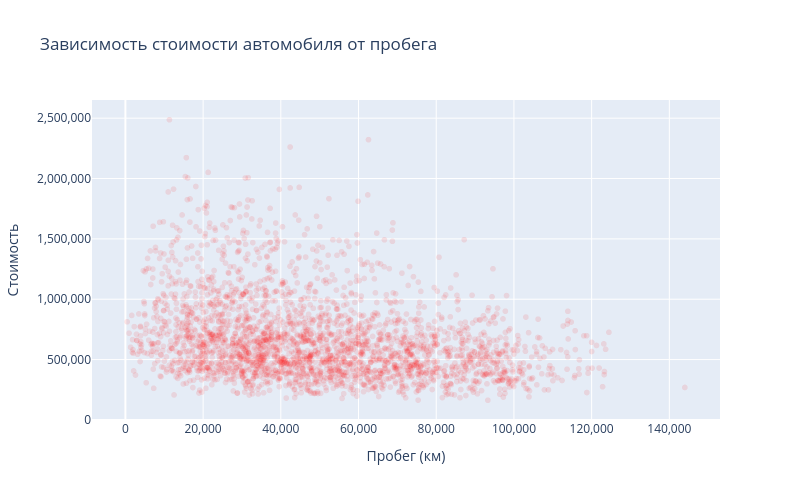

Notebook source saved alongside this figure:
### Code cell
px.scatter(
    df, x='km_driven', y='price', opacity=0.1,
    title='Зависимость стоимости автомобиля от пробега'
).update_traces(
    marker=dict(color='red', size=6),
    hovertemplate='Пробег: %{x:,.0f} км<br>Стоимость: %{y:,.0f} ₽'
).update_layout(
    xaxis_title='Пробег (км)',
    xaxis_tickformat=',.0f',
    yaxis_title='Стоимость',
    yaxis_tickformat=',.0f',
    showlegend=False, width=800, height=500
).show()

### Figure 1 — Plotly figure (JSON) as saved in the notebook; plotly's stock layout.template omitted (floating-point values rounded to 4 significant figures; data arrays with more than 128 entries replaced by an {"elided": "..."} marker saying what was removed)
{"data": [{"hovertemplate": "Пробег: %{x:,.0f} км<br>Стоимость: %{y:,.0f} ₽", "legendgroup": "", "marker": {"color": "red", "opacity": 0.1, "size": 6, "symbol": "circle"}, "mode": "markers", "name": "", "showlegend": false, "type": "scattergl", "x": {"elided": "2688 float values"}, "xaxis": "x", "y": {"elided": "2688 int values"}, "yaxis": "y"}], "layout": {"height": 500, "legend": {"tracegroupgap": 0}, "showlegend": false, "title": {"text": "Зависимость стоимости автомобиля от пробега"}, "width": 800, "xaxis": {"anchor": "y", "domain": [0, 1], "tickformat": ",.0f", "title": {"text": "Пробег (км)"}}, "yaxis": {"anchor": "x", "domain": [0, 1], "tickformat": ",.0f", "title": {"text": "Стоимость"}}}}
